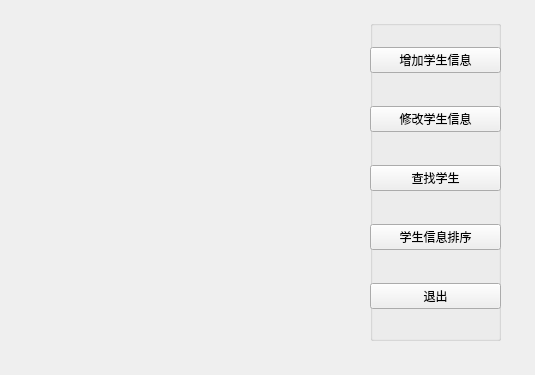
<?xml version="1.0" encoding="UTF-8"?>
<ui version="4.0">
 <class>MenuWidget</class>
 <widget class="QWidget" name="MenuWidget">
  <property name="geometry">
   <rect>
    <x>0</x>
    <y>0</y>
    <width>535</width>
    <height>375</height>
   </rect>
  </property>
  <property name="windowTitle">
   <string>Form</string>
  </property>
  <widget class="QGroupBox" name="groupBox">
   <property name="geometry">
    <rect>
     <x>370</x>
     <y>20</y>
     <width>131</width>
     <height>321</height>
    </rect>
   </property>
   <property name="title">
    <string/>
   </property>
   <widget class="QWidget" name="gridLayoutWidget">
    <property name="geometry">
     <rect>
      <x>0</x>
      <y>0</y>
      <width>131</width>
      <height>321</height>
     </rect>
    </property>
    <layout class="QGridLayout" name="gridLayout">
     <item row="0" column="0">
      <widget class="QPushButton" name="BtnAddStu">
       <property name="text">
        <string>增加学生信息</string>
       </property>
      </widget>
     </item>
     <item row="1" column="0">
      <widget class="QPushButton" name="BtnModifyStu">
       <property name="text">
        <string>修改学生信息</string>
       </property>
      </widget>
     </item>
     <item row="3" column="0">
      <widget class="QPushButton" name="BtnSortStu">
       <property name="text">
        <string>学生信息排序</string>
       </property>
      </widget>
     </item>
     <item row="2" column="0">
      <widget class="QPushButton" name="BtnSearchStu">
       <property name="text">
        <string>查找学生</string>
       </property>
      </widget>
     </item>
     <item row="4" column="0">
      <widget class="QPushButton" name="BtnExit">
       <property name="text">
        <string>退出</string>
       </property>
      </widget>
     </item>
    </layout>
   </widget>
  </widget>
 </widget>
 <resources/>
 <connections/>
</ui>
